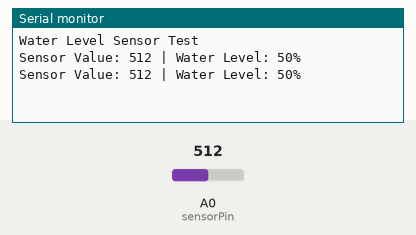
Simulated run of this sketch. Board: Arduino Uno, built with avr-gcc and run on an emulated ATmega328P. On the bench: the last lines printed to the serial monitor. Inputs (shaded band) come from the test bench; at power-on: A0 (sensorPin) = 512.

Above: at 3.2 s.
3.3 s: A0 (sensorPin) set to 716
At 4.5 s:
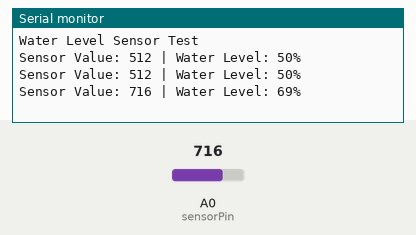
4.8 s: A0 (sensorPin) set to 900
At 5.8 s:
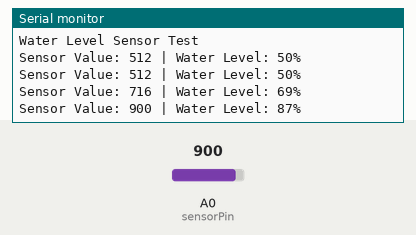
Timing chart, 0 to 7.8 s (numbered marks = the images above; inputs shaded):
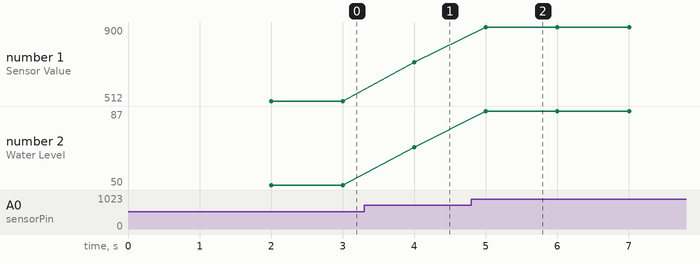

The sketch:

arduino_UNO_waterLevelSensor.ino
```cpp
// Define the pin for the water level sensor
const int sensorPin = A0;  // Signal pin connected to A0
int waterLevelValue;       // Variable to store sensor reading

void setup() {
  // Initialize Serial Monitor
  Serial.begin(9600);
  Serial.println("Water Level Sensor Test");
  delay(2000);
}

void loop() {
  // Read the analog value from the sensor
  waterLevelValue = analogRead(sensorPin);

  // Map the sensor value to a percentage (optional)
  int waterLevelPercent = map(waterLevelValue, 0, 1023, 0, 100); // 0% = Low, 100% = High

  // Display the raw value and percentage on the Serial Monitor
  Serial.print("Sensor Value: ");
  Serial.print(waterLevelValue);
  Serial.print(" | Water Level: ");
  Serial.print(waterLevelPercent);
  Serial.println("%");

  // Add delay for readability
  delay(1000);
}
```

Measured:
- after the input at 3.3 s, the serial monitor: prints a new line after 0.70 s (image 1)
- after the input at 4.8 s, the serial monitor: prints a new line after 0.20 s (image 2)
- plotted number 1: 512 → 716 after the input at 3.3 s, 716 → 900 after the input at 4.8 s
- plotted number 2: 50 → 69 after the input at 3.3 s, 69 → 87 after the input at 4.8 s
